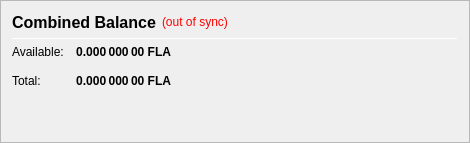
                   <widget class="QFrame" name="frame_CombinedBalances">
                    <property name="minimumSize">
                     <size>
                      <width>470</width>
                      <height>0</height>
                     </size>
                    </property>
                    <property name="frameShape">
                     <enum>QFrame::StyledPanel</enum>
                    </property>
                    <property name="frameShadow">
                     <enum>QFrame::Raised</enum>
                    </property>
                    <layout class="QVBoxLayout" name="verticalLayout_5">
                     <item>
                      <layout class="QHBoxLayout" name="horizontalLayout_5" stretch="0,0,0">
                       <item>
                        <widget class="QLabel" name="label_5z">
                         <property name="minimumSize">
                          <size>
                           <width>0</width>
                           <height>20</height>
                          </size>
                         </property>
                         <property name="font">
                          <font>
                           <pointsize>12</pointsize>
                           <weight>75</weight>
                           <bold>true</bold>
                          </font>
                         </property>
                         <property name="toolTip">
                          <string>Combined Balance (including unconfirmed and immature coins)</string>
                         </property>
                         <property name="text">
                          <string>Combined Balance</string>
                         </property>
                        </widget>
                       </item>
                       <item>
                        <widget class="QLabel" name="labelWalletStatus">
                         <property name="cursor">
                          <cursorShape>WhatsThisCursor</cursorShape>
                         </property>
                         <property name="toolTip">
                          <string>The displayed information may be out of date. Your wallet automatically synchronizes with the FLA network after a connection is established, but this process has not completed yet.</string>
                         </property>
                         <property name="styleSheet">
                          <string notr="true">QLabel { color: red; }</string>
                         </property>
                         <property name="text">
                          <string notr="true">(out of sync)</string>
                         </property>
                         <property name="alignment">
                          <set>Qt::AlignLeading|Qt::AlignLeft|Qt::AlignVCenter</set>
                         </property>
                        </widget>
                       </item>
                       <item>
                        <spacer name="horizontalSpacer_1">
                         <property name="orientation">
                          <enum>Qt::Horizontal</enum>
                         </property>
                         <property name="sizeHint" stdset="0">
                          <size>
                           <width>40</width>
                           <height>20</height>
                          </size>
                         </property>
                        </spacer>
                       </item>
                      </layout>
                     </item>
                     <item>
                      <widget class="Line" name="line_CombinedBalance">
                       <property name="minimumSize">
                        <size>
                         <width>0</width>
                         <height>1</height>
                        </size>
                       </property>
                       <property name="maximumSize">
                        <size>
                         <width>16777215</width>
                         <height>1</height>
                        </size>
                       </property>
                       <property name="orientation">
                        <enum>Qt::Horizontal</enum>
                       </property>
                      </widget>
                     </item>
                     <item>
                      <layout class="QGridLayout" name="gridLayout_3">
                       <property name="spacing">
                        <number>12</number>
                       </property>
                       <item row="1" column="0">
                        <widget class="QLabel" name="labelBalanceTextz">
                         <property name="text">
                          <string>Available:</string>
                         </property>
                        </widget>
                       </item>
                       <item row="1" column="1">
                        <widget class="QLabel" name="labelBalancez">
                         <property name="font">
                          <font>
                           <weight>75</weight>
                           <bold>true</bold>
                          </font>
                         </property>
                         <property name="cursor">
                          <cursorShape>IBeamCursor</cursorShape>
                         </property>
                         <property name="toolTip">
                          <string>Your current spendable balance</string>
                         </property>
                         <property name="text">
                          <string notr="true">0.000 000 00 FLA</string>
                         </property>
                         <property name="alignment">
                          <set>Qt::AlignRight|Qt::AlignTrailing|Qt::AlignVCenter</set>
                         </property>
                         <property name="textInteractionFlags">
                          <set>Qt::LinksAccessibleByMouse|Qt::TextSelectableByKeyboard|Qt::TextSelectableByMouse</set>
                         </property>
                        </widget>
                       </item>
                       <item row="2" column="0">
                        <widget class="QLabel" name="labelTotalTextz">
                         <property name="text">
                          <string>Total:</string>
                         </property>
                        </widget>
                       </item>
                       <item row="2" column="1">
                        <widget class="QLabel" name="labelTotalz">
                         <property name="font">
                          <font>
                           <weight>75</weight>
                           <bold>true</bold>
                          </font>
                         </property>
                         <property name="cursor">
                          <cursorShape>IBeamCursor</cursorShape>
                         </property>
                         <property name="toolTip">
                          <string>Total Balance, including all unavailable coins.</string>
                         </property>
                         <property name="text">
                          <string notr="true">0.000 000 00 FLA</string>
                         </property>
                         <property name="alignment">
                          <set>Qt::AlignRight|Qt::AlignTrailing|Qt::AlignVCenter</set>
                         </property>
                         <property name="textInteractionFlags">
                          <set>Qt::LinksAccessibleByMouse|Qt::TextSelectableByKeyboard|Qt::TextSelectableByMouse</set>
                         </property>
                        </widget>
                       </item>
                       <item row="2" column="3">
                        <spacer name="horizontalSpacer_2">
                         <property name="orientation">
                          <enum>Qt::Horizontal</enum>
                         </property>
                         <property name="sizeHint" stdset="0">
                          <size>
                           <width>40</width>
                           <height>20</height>
                          </size>
                         </property>
                        </spacer>
                       </item>
                      </layout>
                     </item>
                     <item>
                      <spacer name="verticalSpacer_1">
                       <property name="orientation">
                        <enum>Qt::Vertical</enum>
                       </property>
                       <property name="sizeHint" stdset="0">
                        <size>
                         <width>20</width>
                         <height>40</height>
                        </size>
                       </property>
                      </spacer>
                     </item>
                    </layout>
                   </widget>
